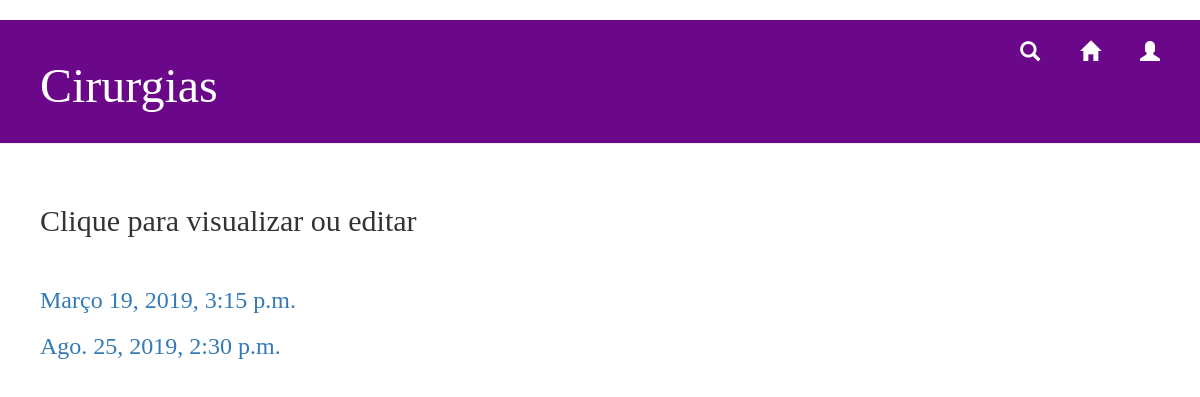
/cirurgia/lista_cirurgias, run on the app's committed database.
### transplante/models.py (models this page shows)
class Cirurgia(models.Model):
		data_hora = models.DateTimeField(max_length=30, default = '', verbose_name='Data e Hora da Cirurgia')
		sala_cirurgia = models.CharField(max_length=15, default = '', verbose_name='Sala da Cirurgia')
		sala_recuperacao = models.CharField(max_length=15, default = '', verbose_name='Sala de Recuperação')
		orgao = models.CharField(max_length=20, default = '', verbose_name='Órgão')
		tempo_duracao = models.CharField(max_length=30, default = '', verbose_name='Tempo de Duração da Cirurgia')
		equipamento = models.CharField(max_length=100, default = '', verbose_name='Equipamento Necessário')
		doador = models.ForeignKey('Paciente', on_delete=models.PROTECT, null=True, related_name = 'doador')
		receptor = models.ForeignKey('Paciente', on_delete=models.PROTECT, null=True, related_name = 'receptor')
		medico_responsavel = models.ForeignKey('Clinico', on_delete=models.PROTECT, null=True, related_name = 'medico')
		enfermeiro_responsavel = models.ForeignKey('Clinico', on_delete=models.PROTECT, null=True, related_name = 'enfermeiro')

### transplante/views.py (the view)
# urls.py: path('cirurgia/lista_cirurgias', views.lista_cirurgias, name='lista_cirurgias'),
def lista_cirurgias(request):
        cirurgias = Cirurgia.objects.order_by('data_hora').all()
        return render(request, 'transplante/lista_cirurgias.html', {'cirurgias': cirurgias})

### transplante/templates/transplante/lista_cirurgias.html (shortened to what this page needs)
{% load staticfiles %}
<html>
    <head>
       <link rel="stylesheet" href="//maxcdn.bootstrapcdn.com/bootstrap/3.2.0/css/bootstrap.min.css">
      <link rel="stylesheet" href="//maxcdn.bootstrapcdn.com/bootstrap/3.2.0/css/bootstrap-theme.min.css">
       <link rel="stylesheet" href="{% static 'css/home.css' %}">
<div class="page-header">
	<div class="user" allign="right">
		{% if user.is_authenticated %}
		<a href="{% url 'logout'%}?next={{request.path}}">Logout({{ user.get_username }})</a>
		 {% else %}
	<a href="{% url 'login'%}?next={{request.path}}" class="top-menu"><span class="glyphicon glyphicon-user"></span></a>
{% endif %}
	</div>
			<a href="{% url 'home' %}" class="top-menu"><span class="glyphicon glyphicon-home"></span></a>
			<a href="{% url 'busca_cirurgias' %}" class="top-menu"><span class="glyphicon glyphicon-search"></span></a>
            <h1>Cirurgias</h1>
        </div>
</head> <body>
<div class="content container">
    <div class="row">
<h2>Clique para visualizar ou editar</h2><br>
            {% for cirurgia in cirurgias %}
                <div class=cirurgia>
                    <h3><a href="{% url 'cirurgias_detail' pk=cirurgia.pk %}">{{ cirurgia.data_hora }}</a></h3>
                </div>
            {% endfor %}
        </div>
    </div>
</body>
</html>

### transplante/static/css/home.css (style rules this page uses)
.page-header { background-color: #6A0889; margin-top: 0; padding: 20px 20px 20px 40px; }
.page-header h1, .page-header h1 a, .page-header h1 a:visited, .page-header h1 a:active { color: #ffffff; font-size: 36pt; text-decoration: none; }
.content { margin-left: 40px; }
h1, h2, h3, h4 { font-family: 'Georgia'; }
.top-menu, .top-menu:hover, .top-menu:visited { color: #ffffff; font-size: 15pt; float: right; margin-right: 20px; margin-left: 20px; }
.user { float: right; color: #ffffff; font-family: 'Georgia'; }

### data on the page
Cirurgia: data_hora "Março 19, 2019, 3:15 p.m."
Cirurgia: data_hora "Ago. 25, 2019, 2:30 p.m."
